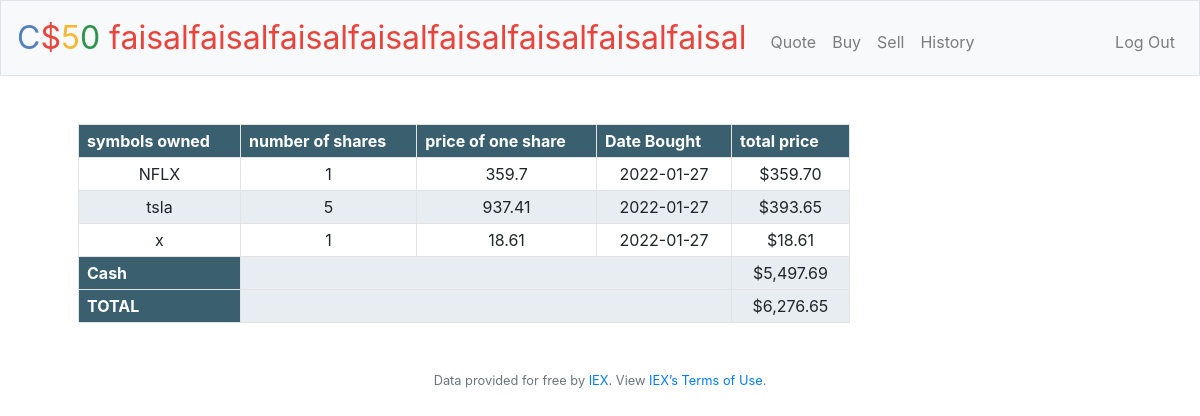
The page / (signed in) on the database its author committed.
### tables this page shows
CREATE TABLE 'transactions' (id INTEGER, symbol TEXT NOT NULL, shares INTEGER NOT NULL DEFAULT 0,price INTEGER NOT NULL, total INTEGER NOT NULL,'time' datetime, user_id INTEGER, PRIMARY KEY(id), FOREIGN KEY(user_id) REFEREnCES users(id));

CREATE TABLE users (id INTEGER, username TEXT NOT NULL, hash TEXT NOT NULL, cash NUMERIC NOT NULL DEFAULT 10000.00, PRIMARY KEY(id));

### application.py (the view)
@app.route("/")
@login_required
def index():
    stocks = db.execute("SELECT symbol, total, SUM(shares) as shares,price, time FROM transactions WHERE user_id = ? GROUP BY symbol", session["user_id"])
    cash = db.execute("SELECT cash FROM users WHERE id = ?", session["user_id"])[0]["cash"]
    totals = cash
    for stock in stocks:
        totals += stock['total'] + stock['shares']
    return render_template("homepage.html", stocks=stocks, cash=cash, usd=usd, totals=totals)

### application.py (called while the page is built)
@app.after_request
def after_request(response):
    response.headers["Cache-Control"] = "no-cache, no-store, must-revalidate"
    response.headers["Expires"] = 0
    response.headers["Pragma"] = "no-cache"
    return response

### helpers.py (called while the page is built)
def login_required(f):
    @wraps(f)
    def decorated_function(*args, **kwargs):
        if session.get("user_id") is None:
            return redirect("/login")
        return f(*args, **kwargs)
    return decorated_function

def usd(value):
    return f"${value:,.2f}"

### templates/homepage.html
{% extends "layout.html" %}
{% block main %}
    <table>
        <thead>
           <tr>
               <th>symbols owned</th>
               <th>number of shares</th>
               <th>price of one share</th>
               <th>Date Bought</th>
               <th>total price</th>
           </tr>
        </thead>
        <tbody>
            <tr>
                {% for stock in stocks %}
                <tr>
                    <td>{{stock["symbol"]}}</td>
                    <td>{{ stock["shares"] }}</td>
                    <td> {{ stock["price"] }}</td>
                    <td> {{ stock["time"] }}</td>
                    <td> {{ usd(stock["total"]) }} </td>
                </tr>
                {% endfor %}
                <tr>
                    <th> Cash </th>
                    <td colspan="3"></td>
                    <td>{{ usd(cash) }}</td>
            </tr>
        </tbody>
        <tfoot>
            <tr>
                <th>TOTAL</th>
                    <td colspan="3"></td>
                    <td>{{usd(totals)}}</td>
            </tr>
        </tfoot>
    </table>
{% endblock %}

### static/styles.css (style rules this page uses)
table { border-collapse: collapse; }
table th { text-align: left; background-color:#3a6070; color: #FFF; padding: 4px 30px 4px 8px; border: 1px solid #e3e3e3; }
table td { border: 1px solid #e3e3e3; text-align: center; padding: 4px 8px; }
table tr:nth-child(odd) td { background-color: #e7edf0; }

### rows shown on the page
transactions: symbol "NFLX", shares "1", price "359.7", time "2022-01-27", total "$359.70"
transactions: symbol "tsla", shares "5", price "937.41", time "2022-01-27", total "$393.65"
transactions: symbol "x", shares "1", price "18.61", time "2022-01-27", total "$18.61"
users: cash "$5,497.69"

### other values the page prints
{{ usd(totals) }} "$6,276.65"
